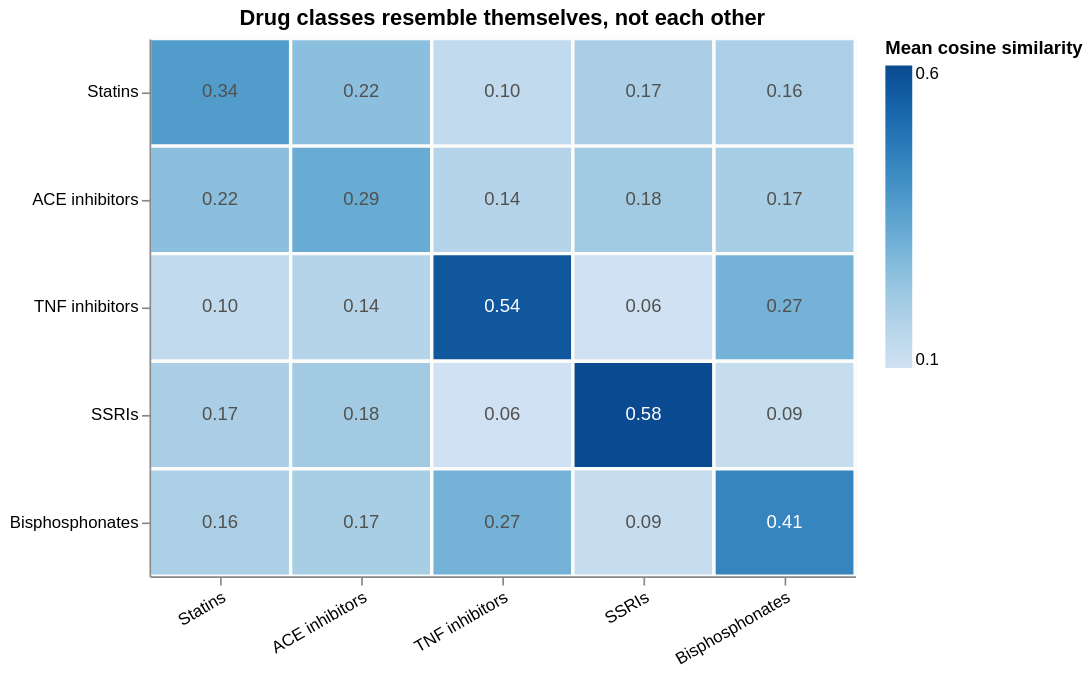

Express this chart as Vega-Lite.
### Vega-Lite specification from a JSON file in a GitHub repository (floating-point values rounded to 4 significant figures)
{"config": {"view": {"continuousWidth": 300, "continuousHeight": 300}}, "layer": [{"mark": {"type": "rect", "stroke": "#fcfcfb", "strokeWidth": 2}, "encoding": {"color": {"field": "similarity", "legend": {"gradientLength": 180, "orient": "right"}, "scale": {"scheme": "blues"}, "title": "Mean cosine similarity", "type": "quantitative"}, "tooltip": [{"field": "a", "title": "Class", "type": "nominal"}, {"field": "b", "title": "vs", "type": "nominal"}, {"field": "similarity", "format": ".3f", "type": "quantitative"}, {"field": "n_pairs", "format": ",", "title": "Drug pairs", "type": "quantitative"}], "x": {"axis": {"labelAngle": -30}, "field": "b", "sort": ["Statins", "ACE inhibitors", "TNF inhibitors", "SSRIs", "Bisphosphonates"], "title": null, "type": "nominal"}, "y": {"field": "a", "sort": ["Statins", "ACE inhibitors", "TNF inhibitors", "SSRIs", "Bisphosphonates"], "title": null, "type": "nominal"}}}, {"mark": {"type": "text", "fontSize": 11}, "encoding": {"color": {"condition": {"test": "(datum.similarity > 0.35)", "value": "#ffffff"}, "value": "#52514e"}, "text": {"field": "similarity", "format": ".2f", "type": "quantitative"}, "tooltip": [{"field": "a", "title": "Class", "type": "nominal"}, {"field": "b", "title": "vs", "type": "nominal"}, {"field": "similarity", "format": ".3f", "type": "quantitative"}, {"field": "n_pairs", "format": ",", "title": "Drug pairs", "type": "quantitative"}], "x": {"axis": {"labelAngle": -30}, "field": "b", "sort": ["Statins", "ACE inhibitors", "TNF inhibitors", "SSRIs", "Bisphosphonates"], "title": null, "type": "nominal"}, "y": {"field": "a", "sort": ["Statins", "ACE inhibitors", "TNF inhibitors", "SSRIs", "Bisphosphonates"], "title": null, "type": "nominal"}}}], "data": {"name": "data-cbb65fb73d4f5437eafe2d9b2ba78a8b"}, "height": 320, "title": "Drug classes resemble themselves, not each other", "width": 420, "$schema": "https://vega.github.io/schema/vega-lite/v6.1.0.json", "datasets": {"data-cbb65fb73d4f5437eafe2d9b2ba78a8b": [{"class_a": "statins", "class_b": "statins", "similarity": 0.3438, "n_pairs": 10, "a": "Statins", "b": "Statins"}, {"class_a": "statins", "class_b": "ace_inhibitors", "similarity": 0.2238, "n_pairs": 25, "a": "Statins", "b": "ACE inhibitors"}, {"class_a": "statins", "class_b": "tnf_inhibitors", "similarity": 0.1038, "n_pairs": 25, "a": "Statins", "b": "TNF inhibitors"}, {"class_a": "statins", "class_b": "ssris", "similarity": 0.1659, "n_pairs": 25, "a": "Statins", "b": "SSRIs"}, {"class_a": "statins", "class_b": "bisphosphonates", "similarity": 0.1606, "n_pairs": 25, "a": "Statins", "b": "Bisphosphonates"}, {"class_a": "ace_inhibitors", "class_b": "statins", "similarity": 0.2238, "n_pairs": 25, "a": "ACE inhibitors", "b": "Statins"}, {"class_a": "ace_inhibitors", "class_b": "ace_inhibitors", "similarity": 0.2937, "n_pairs": 10, "a": "ACE inhibitors", "b": "ACE inhibitors"}, {"class_a": "ace_inhibitors", "class_b": "tnf_inhibitors", "similarity": 0.1357, "n_pairs": 25, "a": "ACE inhibitors", "b": "TNF inhibitors"}, {"class_a": "ace_inhibitors", "class_b": "ssris", "similarity": 0.1792, "n_pairs": 25, "a": "ACE inhibitors", "b": "SSRIs"}, {"class_a": "ace_inhibitors", "class_b": "bisphosphonates", "similarity": 0.1678, "n_pairs": 25, "a": "ACE inhibitors", "b": "Bisphosphonates"}, {"class_a": "tnf_inhibitors", "class_b": "statins", "similarity": 0.1038, "n_pairs": 25, "a": "TNF inhibitors", "b": "Statins"}, {"class_a": "tnf_inhibitors", "class_b": "ace_inhibitors", "similarity": 0.1357, "n_pairs": 25, "a": "TNF inhibitors", "b": "ACE inhibitors"}, {"class_a": "tnf_inhibitors", "class_b": "tnf_inhibitors", "similarity": 0.5418, "n_pairs": 10, "a": "TNF inhibitors", "b": "TNF inhibitors"}, {"class_a": "tnf_inhibitors", "class_b": "ssris", "similarity": 0.06481, "n_pairs": 25, "a": "TNF inhibitors", "b": "SSRIs"}, {"class_a": "tnf_inhibitors", "class_b": "bisphosphonates", "similarity": 0.2689, "n_pairs": 25, "a": "TNF inhibitors", "b": "Bisphosphonates"}, {"class_a": "ssris", "class_b": "statins", "similarity": 0.1659, "n_pairs": 25, "a": "SSRIs", "b": "Statins"}, {"class_a": "ssris", "class_b": "ace_inhibitors", "similarity": 0.1792, "n_pairs": 25, "a": "SSRIs", "b": "ACE inhibitors"}, {"class_a": "ssris", "class_b": "tnf_inhibitors", "similarity": 0.06481, "n_pairs": 25, "a": "SSRIs", "b": "TNF inhibitors"}, {"class_a": "ssris", "class_b": "ssris", "similarity": 0.5778, "n_pairs": 10, "a": "SSRIs", "b": "SSRIs"}, {"class_a": "ssris", "class_b": "bisphosphonates", "similarity": 0.09114, "n_pairs": 25, "a": "SSRIs", "b": "Bisphosphonates"}, {"class_a": "bisphosphonates", "class_b": "statins", "similarity": 0.1606, "n_pairs": 25, "a": "Bisphosphonates", "b": "Statins"}, {"class_a": "bisphosphonates", "class_b": "ace_inhibitors", "similarity": 0.1678, "n_pairs": 25, "a": "Bisphosphonates", "b": "ACE inhibitors"}, {"class_a": "bisphosphonates", "class_b": "tnf_inhibitors", "similarity": 0.2689, "n_pairs": 25, "a": "Bisphosphonates", "b": "TNF inhibitors"}, {"class_a": "bisphosphonates", "class_b": "ssris", "similarity": 0.09114, "n_pairs": 25, "a": "Bisphosphonates", "b": "SSRIs"}, {"class_a": "bisphosphonates", "class_b": "bisphosphonates", "similarity": 0.4116, "n_pairs": 10, "a": "Bisphosphonates", "b": "Bisphosphonates"}]}}
